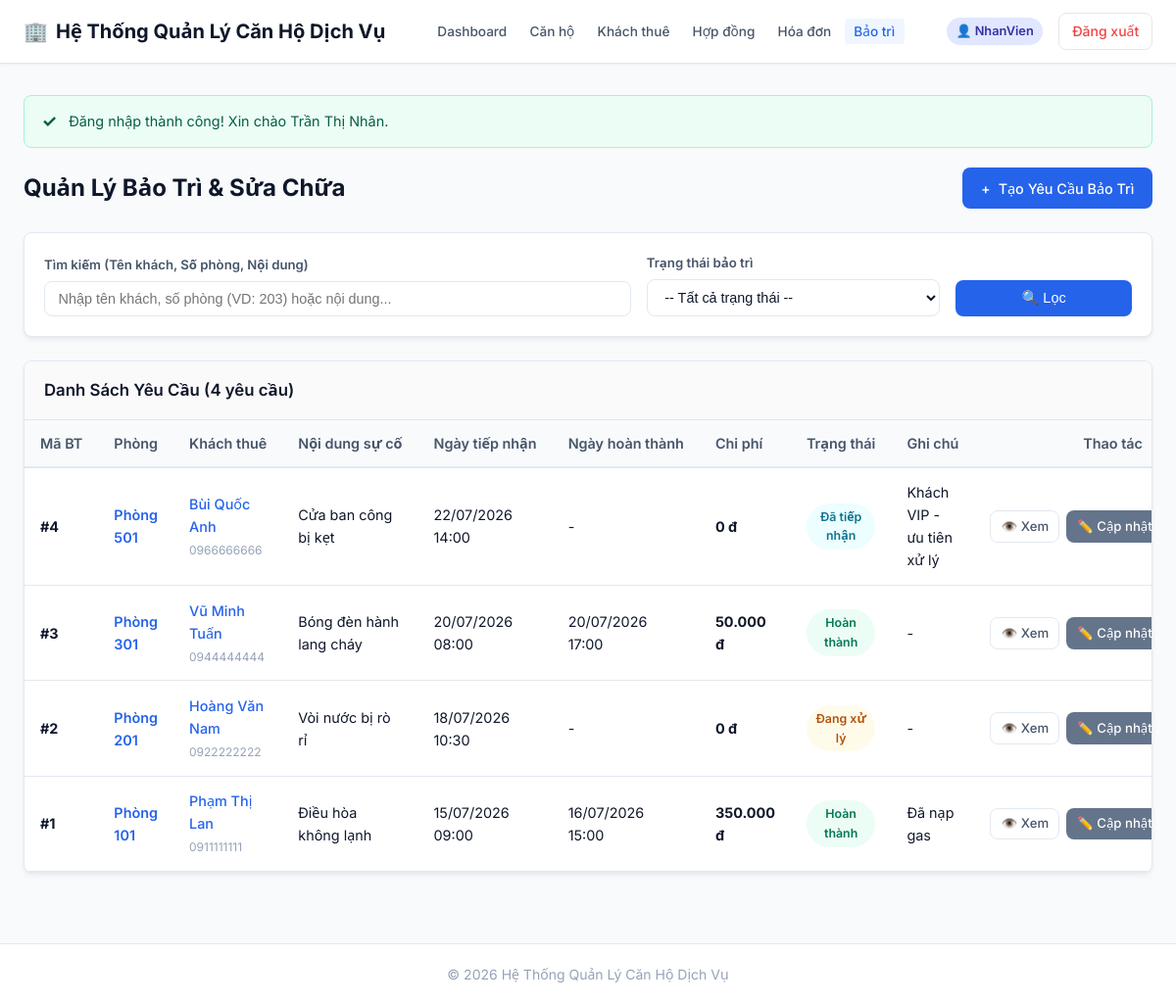
The page /QuanLyCanHo-Web/user/bao-tri/index.php (signed in) on the database its author committed.
### tables this page shows
CREATE TABLE YeuCauBaoTri (
    MaBaoTri       INT AUTO_INCREMENT PRIMARY KEY,
    MaCanHo        INT NOT NULL,
    MaKhach        INT NOT NULL,
    NoiDung        VARCHAR(255) NOT NULL,
    NgayTiepNhan   DATETIME NOT NULL DEFAULT CURRENT_TIMESTAMP,
    NgayHoanThanh  DATETIME NULL,
    TrangThai      VARCHAR(30) NOT NULL DEFAULT 'Đã tiếp nhận',
    ChiPhi         DECIMAL(18,2) NULL,
    GhiChu         VARCHAR(255) NULL,
    FOREIGN KEY (MaCanHo) REFERENCES CanHo(MaCanHo),
    FOREIGN KEY (MaKhach) REFERENCES KhachThue(MaKhach)
);

CREATE TABLE CanHo (
    MaCanHo     INT AUTO_INCREMENT PRIMARY KEY,
    SoPhong     VARCHAR(20)    NOT NULL UNIQUE,
    MaLoai      INT            NOT NULL,
    DienTich    FLOAT          NOT NULL,
    GiaThue     DECIMAL(18,2)  NOT NULL,
    TrangThai   VARCHAR(20)    NOT NULL DEFAULT 'Trống',
    MoTa        VARCHAR(255)   NULL,
    CHECK (TrangThai IN ('Trống','Đang thuê','Bảo trì')),
    FOREIGN KEY (MaLoai) REFERENCES LoaiCanHo(MaLoai)
);

CREATE TABLE KhachThue (
    MaKhach           INT AUTO_INCREMENT PRIMARY KEY,
    HoTen             VARCHAR(100) NOT NULL,
    CCCD              VARCHAR(12)  NOT NULL UNIQUE,
    NgaySinh          DATE         NOT NULL,
    GioiTinh          VARCHAR(10)  NOT NULL,
    SoDienThoai       VARCHAR(15)  NOT NULL,
    Email             VARCHAR(100) NULL,
    DiaChiThuongTru   VARCHAR(255) NULL
);

### QuanLyCanHo-Web/user/bao-tri/index.php (called while the page is built, shortened)
<?php
require_once __DIR__ . '/../../admin/bao-tri/index.php';

### QuanLyCanHo-Web/auth/guard.php (called while the page is built, shortened)
<?php
function currentUserRole(): string
{
    return $_SESSION['VaiTro'] ?? '';
}

### QuanLyCanHo-Web/admin/bao-tri/index.php (the view, shortened to what this page needs)
<?php
require_once __DIR__ . '/../../includes/header.php';
$pdo = require __DIR__ . '/../../config/database.php';
$keyword = trim($_GET['keyword'] ?? '');
$page = max(1, (int)($_GET['page'] ?? 1));
$perPage = 10;
$offset = ($page - 1) * $perPage;
$whereClauses = [];
$params = [];
$whereSql = (!empty($whereClauses)) ? 'WHERE ' . implode(' AND ', $whereClauses) : '';
$countSql = "SELECT COUNT(*)
            FROM YeuCauBaoTri bt
            JOIN CanHo ch ON bt.MaCanHo = ch.MaCanHo
            JOIN KhachThue kt ON bt.MaKhach = kt.MaKhach
            $whereSql";
$countStmt = $pdo->prepare($countSql);
$countStmt->execute($params);
$totalRows = (int)$countStmt->fetchColumn();
$sql = "SELECT bt.*, ch.SoPhong, kt.HoTen AS TenKhach, kt.SoDienThoai
        FROM YeuCauBaoTri bt
        JOIN CanHo ch ON bt.MaCanHo = ch.MaCanHo
        JOIN KhachThue kt ON bt.MaKhach = kt.MaKhach
        $whereSql
        ORDER BY bt.MaBaoTri DESC
        LIMIT $perPage OFFSET $offset";
$stmt = $pdo->prepare($sql);
$stmt->execute($params);
$requests = $stmt->fetchAll();
$baseUrl = url((currentUserRole() === 'Admin') ? '/admin/bao-tri' : '/user/bao-tri');
?>
<div class="page-header">
    <div>
        <h1 class="page-title">Quản Lý Bảo Trì & Sửa Chữa</h1>
    </div>
    <div>
        <a href="<?= $baseUrl ?>/create.php" class="btn btn-primary">
            <span>+</span> Tạo Yêu Cầu Bảo Trì
        </a>
    </div>
</div>
<div class="filter-card">
    <form method="GET" action="" class="filter-form">
        <div class="filter-group" style="flex: 2;">
            <label for="keyword">Tìm kiếm (Tên khách, Số phòng, Nội dung)</label>
            <input type="text"
                   id="keyword"
                   name="keyword"
                   class="form-control"
                   placeholder="Nhập tên khách, số phòng (VD: 203) hoặc nội dung..."
                   value="<?= e($keyword) ?>">
        </div>
        <div class="filter-group">
            <label for="trang_thai">Trạng thái bảo trì</label>
            <select id="trang_thai" name="trang_thai" class="form-control" onchange="this.form.submit()">
                <option value="">-- Tất cả trạng thái --</option>
            </select>
        </div>
        <div class="filter-group" style="flex: 0 0 auto;">
            <button type="submit" class="btn btn-primary">🔍 Lọc</button>
        </div>
    </form>
</div>
<div class="card">
    <div class="card-header">
        <h3>Danh Sách Yêu Cầu (<?= $totalRows ?> yêu cầu)</h3>
    </div>
    <div class="card-body" style="padding: 0;">
        <?php if (empty($requests)): ?>
            <div class="empty-state">
                <p>Không có yêu cầu bảo trì nào phù hợp điều kiện lọc.</p>
            </div>
        <?php else: ?>
            <div class="table-responsive">
                <table class="table">
                    <thead>
                        <tr>
                            <th>Mã BT</th>
                            <th>Phòng</th>
                            <th>Khách thuê</th>
                            <th>Nội dung sự cố</th>
                            <th>Ngày tiếp nhận</th>
                            <th>Ngày hoàn thành</th>
                            <th>Chi phí</th>
                            <th>Trạng thái</th>
                            <th>Ghi chú</th>
                            <th class="text-center">Thao tác</th>
                        </tr>
                    </thead>
                    <tbody>
                        <?php foreach ($requests as $item): ?>
                            <tr>
                                <td><strong>#<?= e((string)$item['MaBaoTri']) ?></strong></td>
                                <td>
                                    <span style="font-weight: 600; color: var(--primary-color);">
                                        Phòng <?= e($item['SoPhong']) ?>
                                    </span>
                                </td>
                                <td>
                                    <a href="<?= url((currentUserRole() === 'Admin' ? '/admin' : '/user') . '/khach-thue/detail.php?id=' . $item['MaKhach']) ?>" style="font-weight: 500;">
                                        <?= e($item['TenKhach']) ?>
                                    </a>
                                    <br>
                                    <small style="color: var(--text-muted);"><?= e($item['SoDienThoai']) ?></small>
                                </td>
                                <td style="max-width: 220px; white-space: normal;">
                                    <?= e($item['NoiDung']) ?>
                                </td>
                                <td><?= formatDateTime($item['NgayTiepNhan']) ?></td>
                                <td><?= formatDateTime($item['NgayHoanThanh']) ?></td>
                                <td><strong><?= formatMoney($item['ChiPhi']) ?></strong></td>
                                <td><?= renderStatusBadge($item['TrangThai']) ?></td>
                                <td style="max-width: 150px; white-space: normal;">
                                    <?= e($item['GhiChu'] ?? '-') ?>
                                </td>
                                <td class="text-center">
                                    <div class="actions-cell" style="justify-content: center;">
                                        <a href="<?= $baseUrl ?>/detail.php?id=<?= $item['MaBaoTri'] ?>" class="btn btn-sm btn-outline" title="Xem chi tiết">
                                            👁️ Xem
                                        </a>
                                        <a href="<?= $baseUrl ?>/edit.php?id=<?= $item['MaBaoTri'] ?>" class="btn btn-sm btn-secondary" title="Cập nhật">
                                            ✏️ Cập nhật
                                        </a>
                                    </div>
                                </td>
                            </tr>
                        <?php endforeach; ?>
                    </tbody>
                </table>
            </div>
        <?php endif; ?>
    </div>
</div>
<?php require_once __DIR__ . '/../../includes/footer.php'; ?>

### QuanLyCanHo-Web/includes/functions.php (shortened to what this page needs)
<?php
function e(?string $value): string
{
    return htmlspecialchars((string)($value ?? ''), ENT_QUOTES, 'UTF-8');
}
function formatMoney($amount): string
{
    if ($amount === null || $amount === '') {
        return '0 đ';
    }
    return number_format((float)$amount, 0, ',', '.') . ' đ';
}
function formatDateTime(?string $dateTimeStr): string
{
    if (empty($dateTimeStr)) {
        return '-';
    }
    $timestamp = strtotime($dateTimeStr);
    return date('d/m/Y H:i', $timestamp);
}
function renderStatusBadge(string $status): string
{
    $classMap = [
        'Đã tiếp nhận'   => 'badge-info',
        'Đang xử lý'     => 'badge-warning',
        'Hoàn thành'      => 'badge-success',
        'Đang hiệu lực'   => 'badge-success',
        'Sắp hết hạn'    => 'badge-warning',
        'Hết hạn'         => 'badge-danger',
        'Đã thanh lý'     => 'badge-secondary',
        'Chưa check-in'   => 'badge-warning',
        'Đã check-out'    => 'badge-secondary',
        'Trống'           => 'badge-success',
        'Đang thuê'       => 'badge-success',
        'Đã trả phòng'   => 'badge-secondary',
        'Chưa thuê'       => 'badge-warning',
        'Bảo trì'         => 'badge-warning',
    ];
    $badgeClass = $classMap[$status] ?? 'badge-secondary';
    return sprintf('<span class="badge %s">%s</span>', e($badgeClass), e($status));
}
function url(string $path = ''): string
{
    $path = '/' . ltrim($path, '/');
    $scriptName = str_replace('\\', '/', $_SERVER['SCRIPT_NAME'] ?? '');
    $projectFolder = '/QuanLyCanHo-Web';
    $projectPosition = strpos($scriptName, $projectFolder);
    if ($projectPosition !== false && !str_starts_with($path, $projectFolder)) {
        $basePath = substr($scriptName, 0, $projectPosition + strlen($projectFolder));
        return $basePath . $path;
    }
    return $path;
}

### QuanLyCanHo-Web/assets/css/style.css (style rules this page uses)
:root { --primary-color: #2563eb; --primary-hover: #1d4ed8; --primary-light: #eff6ff; --secondary-color: #64748b; --secondary-hover: #475569; --success-color: #10b981; --success-light: #ecfdf5; --warning-color: #f59e0b; --warning-light: #fffbeb; --danger-color: #ef4444; --danger-light: #fef2f2; --info-color: #06b6d4; --info-light: #ecfeff; --bg-main: #f8fafc; --bg-surface: #ffffff; --text-primary: #0f172a; --text-secondary: #475569; --text-muted: #94a3b8; --border-color: #e2e8f0; --border-radius: 8px; --box-shadow: 0 4px 6px -1px rgba(0, 0, 0, 0.05), 0 2px 4px -1px rgba(0, 0, 0, 0.03); --transition: all 0.2s ease-in-out; }
* { box-sizing: border-box; margin: 0; padding: 0; }
body { font-family: 'Inter', system-ui, -apple-system, BlinkMacSystemFont, 'Segoe UI', Roboto, Oxygen, Ubuntu, Cantarell, sans-serif; background-color: var(--bg-main); color: var(--text-primary); line-height: 1.6; display: flex; flex-direction: column; min-height: 100vh; }
a { color: var(--primary-color); text-decoration: none; transition: var(--transition); }
.page-header { display: flex; justify-content: space-between; align-items: center; margin-bottom: 1.5rem; flex-wrap: wrap; gap: 1rem; }
.page-title { font-size: 1.5rem; font-weight: 700; color: var(--text-primary); }
.btn { display: inline-flex; align-items: center; justify-content: center; gap: 0.5rem; padding: 0.55rem 1.1rem; font-size: 0.9rem; font-weight: 500; border-radius: var(--border-radius); border: 1px solid transparent; cursor: pointer; transition: var(--transition); text-align: center; white-space: nowrap; }
.btn-sm { padding: 0.3rem 0.65rem; font-size: 0.825rem; }
.btn-primary { background-color: var(--primary-color); color: white; }
.btn-secondary { background-color: var(--secondary-color); color: white; }
.btn-outline { background-color: transparent; border-color: var(--border-color); color: var(--text-secondary); }
.filter-card { background-color: var(--bg-surface); border-radius: var(--border-radius); padding: 1.25rem; margin-bottom: 1.5rem; border: 1px solid var(--border-color); box-shadow: var(--box-shadow); }
.filter-form { display: flex; flex-wrap: wrap; gap: 1rem; align-items: flex-end; }
.filter-group { display: flex; flex-direction: column; gap: 0.35rem; flex: 1; min-width: 180px; }
.filter-group label { font-size: 0.825rem; font-weight: 600; color: var(--text-secondary); }
.form-control { padding: 0.55rem 0.85rem; font-size: 0.9rem; border: 1px solid var(--border-color); border-radius: var(--border-radius); background-color: #fff; color: var(--text-primary); width: 100%; outline: none; transition: var(--transition); }
.card { background-color: var(--bg-surface); border-radius: var(--border-radius); border: 1px solid var(--border-color); box-shadow: var(--box-shadow); margin-bottom: 1.5rem; overflow: hidden; }
.card-header { padding: 1rem 1.25rem; border-bottom: 1px solid var(--border-color); background-color: #fafafa; display: flex; justify-content: space-between; align-items: center; }
.card-header h3 { font-size: 1.05rem; font-weight: 600; color: var(--text-primary); }
.card-body { padding: 1.25rem; }
.table-responsive { overflow-x: auto; }
.table { width: 100%; border-collapse: collapse; font-size: 0.9rem; text-align: left; }
.table th { background-color: #f8fafc; color: var(--text-secondary); font-weight: 600; padding: 0.75rem 1rem; border-bottom: 2px solid var(--border-color); white-space: nowrap; }
.table td { padding: 0.85rem 1rem; border-bottom: 1px solid var(--border-color); vertical-align: middle; }
.actions-cell { display: flex; gap: 0.4rem; white-space: nowrap; }
.badge { display: inline-block; padding: 0.25rem 0.55rem; font-size: 0.775rem; font-weight: 600; border-radius: 9999px; text-align: center; }
.badge-success { background-color: var(--success-light); color: #047857; }
.badge-warning { background-color: var(--warning-light); color: #b45309; }
.badge-info { background-color: var(--info-light); color: #0e7490; }
.text-center { text-align: center; }

### rows shown on the page
yeucaubaotri: MaBaoTri "4", MaCanHo.SoPhong "501", MaKhach.HoTen "Bùi Quốc Anh", MaKhach.SoDienThoai "0966666666", NoiDung "Cửa ban công bị kẹt", NgayTiepNhan "22/07/2026 14:00", NgayHoanThanh "-", ChiPhi "0 đ", TrangThai "Đã tiếp nhận", GhiChu "Khách VIP - ưu tiên xử lý"
yeucaubaotri: MaBaoTri "3", MaCanHo.SoPhong "301", MaKhach.HoTen "Vũ Minh Tuấn", MaKhach.SoDienThoai "0944444444", NoiDung "Bóng đèn hành lang cháy", NgayTiepNhan "20/07/2026 08:00", NgayHoanThanh "20/07/2026 17:00", ChiPhi "50.000 đ", TrangThai "Hoàn thành", GhiChu "-"
yeucaubaotri: MaBaoTri "2", MaCanHo.SoPhong "201", MaKhach.HoTen "Hoàng Văn Nam", MaKhach.SoDienThoai "0922222222", NoiDung "Vòi nước bị rò rỉ", NgayTiepNhan "18/07/2026 10:30", NgayHoanThanh "-", ChiPhi "0 đ", TrangThai "Đang xử lý", GhiChu "-"
yeucaubaotri: MaBaoTri "1", MaCanHo.SoPhong "101", MaKhach.HoTen "Phạm Thị Lan", MaKhach.SoDienThoai "0911111111", NoiDung "Điều hòa không lạnh", NgayTiepNhan "15/07/2026 09:00", NgayHoanThanh "16/07/2026 15:00", ChiPhi "350.000 đ", TrangThai "Hoàn thành", GhiChu "Đã nạp gas"

### other values the page prints
$item['label'] "Dashboard"
$item['label'] "Căn hộ"
$item['label'] "Khách thuê"
$item['label'] "Hợp đồng"
$item['label'] "Hóa đơn"
$item['label'] "Bảo trì"
$vaiTro ?: ($_SESSION['HoTenKhach'] ?? 'Khách hàng') "NhanVien"
$flashSuccess "Đăng nhập thành công! Xin chào Trần Thị Nhân."
$totalRows "4"
